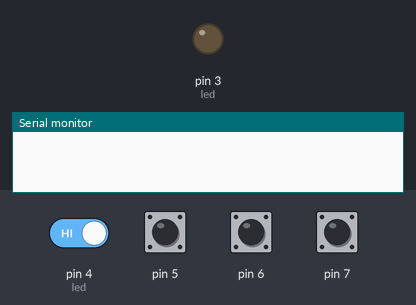
Bench run of a sketch on a simulated Arduino Uno, built with avr-gcc and run on an emulated ATmega328P. Shown: output pins drawn as LEDs (lit = HIGH), the last lines printed to the serial monitor. Inputs (shaded band) come from the test bench; at power-on: pin 4 (led), pin 5–7 HIGH.

Above: at 1.2 s.
1.3 s: pin 4 (led) driven LOW
At 2.5 s:
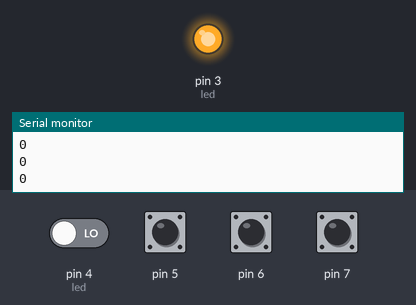
2.8 s: pin 4 (led) driven HIGH
At 3.7 s:
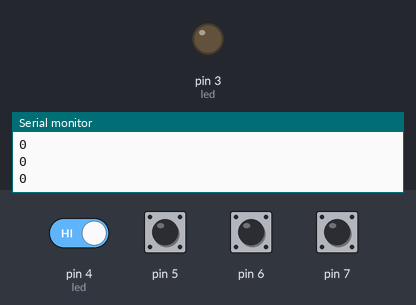
Timing chart, 0 to 5.8 s (numbered marks = the images above; inputs shaded):
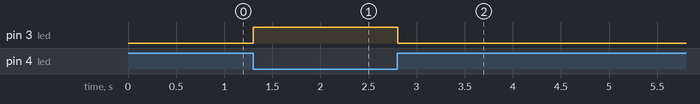

Measured:
- after the input at 1.3 s, pin 3 (led): LOW → HIGH at once
- after the input at 2.8 s, pin 3 (led): HIGH → LOW at once

The sketch:

GomezA_LAB3_GRUPO1.ino
```cpp
/*
 * Gomez Alexander
 * LABORATORIO 3
 * Objetivo: Realizar un juego mediante la comunicacion entre el arduino y processing.
 */
int dato=0;
int led=3;
void setup() {
  Serial.begin(9600);//iniciar puerto serial
  pinMode(7,INPUT);
  pinMode(6,INPUT);
  pinMode(5,INPUT);
  pinMode(4,INPUT);
  pinMode(led,OUTPUT);
}
void loop() {
if(digitalRead(4)==LOW){ //boton de activacion en bajo
if(digitalRead(7)==LOW){// movimiento boton izquierda
  dato=1;
  }
  else{
    dato=0;//no moverse
}
if(digitalRead(6)==LOW){//movimiento boton derecha
  dato=2;
}
if(digitalRead(5)==LOW){//movimiento disparar
dato=3;
}
Serial.println(dato);// enviar dato a processing por el puerto serial
digitalWrite(led,HIGH);// prender led
}
if(digitalRead(4)==HIGH){// condicion para apagar led
   digitalWrite(led,LOW);
}
}
```
